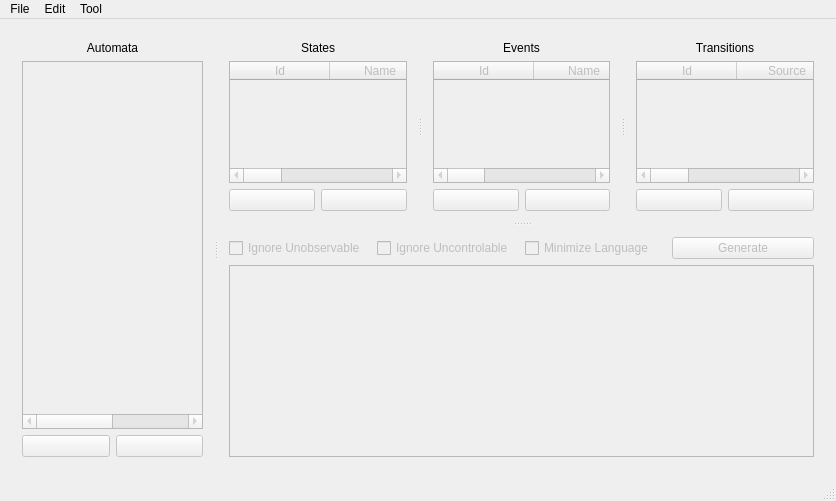
<?xml version="1.0" encoding="UTF-8"?>
<ui version="4.0">
 <class>MainWindow</class>
 <widget class="QMainWindow" name="MainWindow">
  <property name="geometry">
   <rect>
    <x>0</x>
    <y>0</y>
    <width>836</width>
    <height>501</height>
   </rect>
  </property>
  <property name="windowTitle">
   <string>Application</string>
  </property>
  <widget class="QWidget" name="centralWidget">
   <layout class="QHBoxLayout" name="horizontalLayout">
    <item>
     <widget class="QSplitter" name="splitter_3">
      <property name="orientation">
       <enum>Qt::Horizontal</enum>
      </property>
      <property name="childrenCollapsible">
       <bool>false</bool>
      </property>
      <widget class="QWidget" name="layoutWidget">
       <layout class="QVBoxLayout" name="verticalLayout">
        <item>
         <widget class="QLabel" name="label_2">
          <property name="text">
           <string>Automata</string>
          </property>
          <property name="alignment">
           <set>Qt::AlignCenter</set>
          </property>
         </widget>
        </item>
        <item>
         <widget class="QTableWidget" name="Automatons_list">
          <property name="enabled">
           <bool>false</bool>
          </property>
          <property name="sizePolicy">
           <sizepolicy hsizetype="Expanding" vsizetype="Expanding">
            <horstretch>0</horstretch>
            <verstretch>0</verstretch>
           </sizepolicy>
          </property>
          <property name="editTriggers">
           <set>QAbstractItemView::DoubleClicked</set>
          </property>
          <attribute name="horizontalHeaderVisible">
           <bool>false</bool>
          </attribute>
          <attribute name="verticalHeaderVisible">
           <bool>false</bool>
          </attribute>
          <column>
           <property name="text">
            <string>Id</string>
           </property>
          </column>
          <column>
           <property name="text">
            <string>Name</string>
           </property>
          </column>
         </widget>
        </item>
        <item>
         <layout class="QHBoxLayout" name="horizontalLayout_6">
          <item>
           <widget class="QPushButton" name="addAutomaton_button">
            <property name="enabled">
             <bool>false</bool>
            </property>
            <property name="text">
             <string/>
            </property>
            <property name="icon">
             <iconset resource="ressources.qrc">
              <normaloff>:/icons/iconfinder_icon-plus-round_211877.png</normaloff>:/icons/iconfinder_icon-plus-round_211877.png</iconset>
            </property>
           </widget>
          </item>
          <item>
           <widget class="QPushButton" name="deleteAutomaton_button">
            <property name="enabled">
             <bool>false</bool>
            </property>
            <property name="text">
             <string/>
            </property>
            <property name="icon">
             <iconset resource="ressources.qrc">
              <normaloff>:/icons/iconfinder_icon-minus-round_211863.png</normaloff>:/icons/iconfinder_icon-minus-round_211863.png</iconset>
            </property>
           </widget>
          </item>
         </layout>
        </item>
       </layout>
      </widget>
      <widget class="QSplitter" name="splitter_2">
       <property name="orientation">
        <enum>Qt::Vertical</enum>
       </property>
       <property name="childrenCollapsible">
        <bool>false</bool>
       </property>
       <widget class="QSplitter" name="splitter">
        <property name="sizePolicy">
         <sizepolicy hsizetype="Expanding" vsizetype="Expanding">
          <horstretch>0</horstretch>
          <verstretch>2</verstretch>
         </sizepolicy>
        </property>
        <property name="orientation">
         <enum>Qt::Horizontal</enum>
        </property>
        <property name="childrenCollapsible">
         <bool>false</bool>
        </property>
        <widget class="QWidget" name="layoutWidget">
         <layout class="QVBoxLayout" name="verticalLayout_4">
          <item>
           <widget class="QLabel" name="label_4">
            <property name="text">
             <string>States</string>
            </property>
            <property name="alignment">
             <set>Qt::AlignCenter</set>
            </property>
           </widget>
          </item>
          <item>
           <widget class="QTableWidget" name="States_list">
            <property name="enabled">
             <bool>false</bool>
            </property>
            <property name="editTriggers">
             <set>QAbstractItemView::DoubleClicked</set>
            </property>
            <property name="sortingEnabled">
             <bool>true</bool>
            </property>
            <attribute name="verticalHeaderVisible">
             <bool>false</bool>
            </attribute>
            <column>
             <property name="text">
              <string>Id</string>
             </property>
            </column>
            <column>
             <property name="text">
              <string>Name</string>
             </property>
            </column>
            <column>
             <property name="text">
              <string>Initial</string>
             </property>
             <property name="textAlignment">
              <set>AlignCenter</set>
             </property>
            </column>
            <column>
             <property name="text">
              <string>Accepting</string>
             </property>
             <property name="textAlignment">
              <set>AlignCenter</set>
             </property>
            </column>
           </widget>
          </item>
          <item>
           <layout class="QHBoxLayout" name="horizontalLayout_3">
            <item>
             <widget class="QPushButton" name="addState_button">
              <property name="enabled">
               <bool>false</bool>
              </property>
              <property name="text">
               <string/>
              </property>
              <property name="icon">
               <iconset resource="ressources.qrc">
                <normaloff>:/icons/iconfinder_icon-plus-round_211877.png</normaloff>:/icons/iconfinder_icon-plus-round_211877.png</iconset>
              </property>
             </widget>
            </item>
            <item>
             <widget class="QPushButton" name="deleteState_button">
              <property name="enabled">
               <bool>false</bool>
              </property>
              <property name="text">
               <string/>
              </property>
              <property name="icon">
               <iconset resource="ressources.qrc">
                <normaloff>:/icons/iconfinder_icon-minus-round_211863.png</normaloff>:/icons/iconfinder_icon-minus-round_211863.png</iconset>
              </property>
             </widget>
            </item>
           </layout>
          </item>
         </layout>
        </widget>
        <widget class="QWidget" name="layoutWidget">
         <layout class="QVBoxLayout" name="verticalLayout_5">
          <item>
           <widget class="QLabel" name="label_5">
            <property name="text">
             <string>Events</string>
            </property>
            <property name="alignment">
             <set>Qt::AlignCenter</set>
            </property>
           </widget>
          </item>
          <item>
           <widget class="QTableWidget" name="Events_list">
            <property name="enabled">
             <bool>false</bool>
            </property>
            <property name="editTriggers">
             <set>QAbstractItemView::DoubleClicked</set>
            </property>
            <property name="sortingEnabled">
             <bool>true</bool>
            </property>
            <attribute name="verticalHeaderVisible">
             <bool>false</bool>
            </attribute>
            <column>
             <property name="text">
              <string>Id</string>
             </property>
            </column>
            <column>
             <property name="text">
              <string>Name</string>
             </property>
            </column>
            <column>
             <property name="text">
              <string>Unobservable</string>
             </property>
             <property name="textAlignment">
              <set>AlignCenter</set>
             </property>
            </column>
            <column>
             <property name="text">
              <string>Uncontrolable</string>
             </property>
             <property name="textAlignment">
              <set>AlignCenter</set>
             </property>
            </column>
           </widget>
          </item>
          <item>
           <layout class="QHBoxLayout" name="horizontalLayout_4">
            <item>
             <widget class="QPushButton" name="addEvent_button">
              <property name="enabled">
               <bool>false</bool>
              </property>
              <property name="text">
               <string/>
              </property>
              <property name="icon">
               <iconset resource="ressources.qrc">
                <normaloff>:/icons/iconfinder_icon-plus-round_211877.png</normaloff>:/icons/iconfinder_icon-plus-round_211877.png</iconset>
              </property>
             </widget>
            </item>
            <item>
             <widget class="QPushButton" name="deleteEvent_button">
              <property name="enabled">
               <bool>false</bool>
              </property>
              <property name="text">
               <string/>
              </property>
              <property name="icon">
               <iconset resource="ressources.qrc">
                <normaloff>:/icons/iconfinder_icon-minus-round_211863.png</normaloff>:/icons/iconfinder_icon-minus-round_211863.png</iconset>
              </property>
             </widget>
            </item>
           </layout>
          </item>
         </layout>
        </widget>
        <widget class="QWidget" name="layoutWidget">
         <layout class="QVBoxLayout" name="verticalLayout_3">
          <item>
           <widget class="QLabel" name="label_3">
            <property name="text">
             <string>Transitions</string>
            </property>
            <property name="alignment">
             <set>Qt::AlignCenter</set>
            </property>
           </widget>
          </item>
          <item>
           <widget class="QTableWidget" name="Transitions_list">
            <property name="enabled">
             <bool>false</bool>
            </property>
            <property name="editTriggers">
             <set>QAbstractItemView::DoubleClicked</set>
            </property>
            <property name="sortingEnabled">
             <bool>true</bool>
            </property>
            <attribute name="verticalHeaderVisible">
             <bool>false</bool>
            </attribute>
            <column>
             <property name="text">
              <string>Id</string>
             </property>
            </column>
            <column>
             <property name="text">
              <string>Source</string>
             </property>
            </column>
            <column>
             <property name="text">
              <string>Dest</string>
             </property>
            </column>
            <column>
             <property name="text">
              <string>Event</string>
             </property>
            </column>
           </widget>
          </item>
          <item>
           <layout class="QHBoxLayout" name="horizontalLayout_5">
            <item>
             <widget class="QPushButton" name="addTransition_button">
              <property name="enabled">
               <bool>false</bool>
              </property>
              <property name="text">
               <string/>
              </property>
              <property name="icon">
               <iconset resource="ressources.qrc">
                <normaloff>:/icons/iconfinder_icon-plus-round_211877.png</normaloff>:/icons/iconfinder_icon-plus-round_211877.png</iconset>
              </property>
             </widget>
            </item>
            <item>
             <widget class="QPushButton" name="deleteTransition_button">
              <property name="enabled">
               <bool>false</bool>
              </property>
              <property name="text">
               <string/>
              </property>
              <property name="icon">
               <iconset resource="ressources.qrc">
                <normaloff>:/icons/iconfinder_icon-minus-round_211863.png</normaloff>:/icons/iconfinder_icon-minus-round_211863.png</iconset>
              </property>
             </widget>
            </item>
           </layout>
          </item>
         </layout>
        </widget>
       </widget>
       <widget class="QWidget" name="layoutWidget">
        <layout class="QVBoxLayout" name="verticalLayout_6" stretch="0,0">
         <item>
          <layout class="QHBoxLayout" name="horizontalLayout_2">
           <item>
            <widget class="QCheckBox" name="Ignore_Unobservable_check">
             <property name="enabled">
              <bool>false</bool>
             </property>
             <property name="text">
              <string>Ignore Unobservable</string>
             </property>
            </widget>
           </item>
           <item>
            <widget class="QCheckBox" name="Ignore_Uncontrolable_check">
             <property name="enabled">
              <bool>false</bool>
             </property>
             <property name="text">
              <string>Ignore Uncontrolable</string>
             </property>
            </widget>
           </item>
           <item>
            <widget class="QCheckBox" name="Minimize_Language_check">
             <property name="enabled">
              <bool>false</bool>
             </property>
             <property name="text">
              <string>Minimize Language</string>
             </property>
            </widget>
           </item>
           <item>
            <widget class="QPushButton" name="Generate_Button">
             <property name="enabled">
              <bool>false</bool>
             </property>
             <property name="text">
              <string>Generate</string>
             </property>
            </widget>
           </item>
          </layout>
         </item>
         <item>
          <widget class="QPlainTextEdit" name="Generated_Regular_Language">
           <property name="enabled">
            <bool>false</bool>
           </property>
           <property name="textInteractionFlags">
            <set>Qt::TextSelectableByKeyboard|Qt::TextSelectableByMouse</set>
           </property>
          </widget>
         </item>
        </layout>
       </widget>
      </widget>
     </widget>
    </item>
   </layout>
  </widget>
  <widget class="QMenuBar" name="menuBar">
   <property name="geometry">
    <rect>
     <x>0</x>
     <y>0</y>
     <width>836</width>
     <height>20</height>
    </rect>
   </property>
   <widget class="QMenu" name="menuFichier">
    <property name="title">
     <string>File</string>
    </property>
    <widget class="QMenu" name="menuOpen_Import">
     <property name="title">
      <string>Open/Import</string>
     </property>
     <addaction name="actionImportSupremica"/>
     <addaction name="actionImportSedma"/>
     <addaction name="actionImportDESUMA"/>
    </widget>
    <widget class="QMenu" name="menuExport">
     <property name="enabled">
      <bool>false</bool>
     </property>
     <property name="title">
      <string>Export</string>
     </property>
     <addaction name="actionExportSupremica"/>
     <addaction name="actionExportSedma"/>
     <addaction name="actionExportDESUMA"/>
    </widget>
    <addaction name="actionNew"/>
    <addaction name="menuOpen_Import"/>
    <addaction name="menuExport"/>
    <addaction name="actionSaveAutomaton"/>
    <addaction name="actionSave_automatons_as"/>
    <addaction name="actionSaveRL"/>
    <addaction name="actionSaveRL_as"/>
    <addaction name="actionClose"/>
    <addaction name="separator"/>
    <addaction name="actionExit"/>
   </widget>
   <widget class="QMenu" name="menuEdit">
    <property name="title">
     <string>Edit</string>
    </property>
    <widget class="QMenu" name="menuAdd">
     <property name="enabled">
      <bool>false</bool>
     </property>
     <property name="title">
      <string>Add...</string>
     </property>
     <addaction name="actionAutomatonCreate"/>
     <addaction name="actionStateCreate"/>
     <addaction name="actionEventCreate"/>
     <addaction name="actionTransitionCreate"/>
    </widget>
    <widget class="QMenu" name="menuDelete">
     <property name="enabled">
      <bool>false</bool>
     </property>
     <property name="title">
      <string>Delete...</string>
     </property>
     <addaction name="actionAutomatonDelete"/>
     <addaction name="actionStateDelete"/>
     <addaction name="actionEventDelete"/>
     <addaction name="actionTransitionDelete"/>
    </widget>
    <addaction name="menuAdd"/>
    <addaction name="menuDelete"/>
   </widget>
   <widget class="QMenu" name="menuTool">
    <property name="title">
     <string>Tool</string>
    </property>
    <widget class="QMenu" name="menuConversion_method">
     <property name="enabled">
      <bool>false</bool>
     </property>
     <property name="title">
      <string>Conversion method</string>
     </property>
     <addaction name="actionBrzozowski"/>
     <addaction name="actionBrzozowski_V2"/>
     <addaction name="actionReverse_Brzozowski"/>
     <addaction name="actionTransitive_closure"/>
    </widget>
    <addaction name="actionGenerate_all_languages"/>
    <addaction name="actionAvoid_language_ambiguity"/>
    <addaction name="menuConversion_method"/>
   </widget>
   <addaction name="menuFichier"/>
   <addaction name="menuEdit"/>
   <addaction name="menuTool"/>
  </widget>
  <widget class="QStatusBar" name="statusBar"/>
  <action name="actionNew">
   <property name="enabled">
    <bool>false</bool>
   </property>
   <property name="text">
    <string>New</string>
   </property>
   <property name="toolTip">
    <string>Create new automaton group</string>
   </property>
   <property name="shortcut">
    <string>Ctrl+N</string>
   </property>
  </action>
  <action name="actionSaveAutomaton">
   <property name="enabled">
    <bool>false</bool>
   </property>
   <property name="text">
    <string>Save automata</string>
   </property>
   <property name="toolTip">
    <string>Save automaton</string>
   </property>
   <property name="shortcut">
    <string>Ctrl+S</string>
   </property>
  </action>
  <action name="actionSaveRL">
   <property name="enabled">
    <bool>false</bool>
   </property>
   <property name="text">
    <string>Save language</string>
   </property>
   <property name="toolTip">
    <string>Save generated regular language</string>
   </property>
  </action>
  <action name="actionClose">
   <property name="enabled">
    <bool>false</bool>
   </property>
   <property name="text">
    <string>Close</string>
   </property>
   <property name="toolTip">
    <string>Close current automaton group</string>
   </property>
  </action>
  <action name="actionExit">
   <property name="text">
    <string>Exit</string>
   </property>
   <property name="toolTip">
    <string>Exit application</string>
   </property>
   <property name="shortcut">
    <string>Ctrl+Q</string>
   </property>
  </action>
  <action name="actionGenerate_all_languages">
   <property name="enabled">
    <bool>false</bool>
   </property>
   <property name="text">
    <string>Generate all languages</string>
   </property>
  </action>
  <action name="actionStateCreate">
   <property name="enabled">
    <bool>false</bool>
   </property>
   <property name="text">
    <string>State</string>
   </property>
   <property name="toolTip">
    <string>Create a State</string>
   </property>
  </action>
  <action name="actionEventCreate">
   <property name="enabled">
    <bool>false</bool>
   </property>
   <property name="text">
    <string>Event</string>
   </property>
   <property name="toolTip">
    <string>Create an Event</string>
   </property>
  </action>
  <action name="actionTransitionCreate">
   <property name="enabled">
    <bool>false</bool>
   </property>
   <property name="text">
    <string>Transition</string>
   </property>
   <property name="toolTip">
    <string>Create a Transition</string>
   </property>
  </action>
  <action name="actionAutomatonCreate">
   <property name="enabled">
    <bool>false</bool>
   </property>
   <property name="text">
    <string>Automaton</string>
   </property>
   <property name="toolTip">
    <string>Create an Automaton</string>
   </property>
  </action>
  <action name="actionAutomatonDelete">
   <property name="enabled">
    <bool>false</bool>
   </property>
   <property name="text">
    <string>Automaton</string>
   </property>
   <property name="toolTip">
    <string>Delete an Automaton</string>
   </property>
  </action>
  <action name="actionStateDelete">
   <property name="enabled">
    <bool>false</bool>
   </property>
   <property name="text">
    <string>State</string>
   </property>
   <property name="toolTip">
    <string>Delete a State</string>
   </property>
  </action>
  <action name="actionEventDelete">
   <property name="enabled">
    <bool>false</bool>
   </property>
   <property name="text">
    <string>Event</string>
   </property>
   <property name="toolTip">
    <string>Delete an Event</string>
   </property>
  </action>
  <action name="actionTransitionDelete">
   <property name="enabled">
    <bool>false</bool>
   </property>
   <property name="text">
    <string>Transition</string>
   </property>
   <property name="toolTip">
    <string>Delete a Transition</string>
   </property>
  </action>
  <action name="actionAvoid_language_ambiguity">
   <property name="checkable">
    <bool>true</bool>
   </property>
   <property name="enabled">
    <bool>false</bool>
   </property>
   <property name="text">
    <string>Avoid language ambiguity</string>
   </property>
  </action>
  <action name="actionBrzozowski">
   <property name="checkable">
    <bool>true</bool>
   </property>
   <property name="checked">
    <bool>true</bool>
   </property>
   <property name="text">
    <string>Brzozowski</string>
   </property>
  </action>
  <action name="actionBrzozowski_V2">
   <property name="checkable">
    <bool>true</bool>
   </property>
   <property name="text">
    <string>Brzozowski V2</string>
   </property>
  </action>
  <action name="actionReverse_Brzozowski">
   <property name="checkable">
    <bool>true</bool>
   </property>
   <property name="text">
    <string>Reverse Brzozowski</string>
   </property>
  </action>
  <action name="actionImportSupremica">
   <property name="text">
    <string>Supremica</string>
   </property>
  </action>
  <action name="actionImportSedma">
   <property name="text">
    <string>SEDMA</string>
   </property>
  </action>
  <action name="actionExportSupremica">
   <property name="text">
    <string>Supremica</string>
   </property>
  </action>
  <action name="actionExportSedma">
   <property name="text">
    <string>SEDMA</string>
   </property>
  </action>
  <action name="actionSave_automatons_as">
   <property name="enabled">
    <bool>false</bool>
   </property>
   <property name="text">
    <string>Save automata as...</string>
   </property>
  </action>
  <action name="actionSaveRL_as">
   <property name="enabled">
    <bool>false</bool>
   </property>
   <property name="text">
    <string>Save language as...</string>
   </property>
  </action>
  <action name="actionHelp">
   <property name="text">
    <string>Help</string>
   </property>
  </action>
  <action name="actionImportDESUMA">
   <property name="text">
    <string>DESUMA</string>
   </property>
  </action>
  <action name="actionExportDESUMA">
   <property name="enabled">
    <bool>true</bool>
   </property>
   <property name="text">
    <string>DESUMA</string>
   </property>
  </action>
  <action name="actionTransitive_closure">
   <property name="checkable">
    <bool>true</bool>
   </property>
   <property name="enabled">
    <bool>false</bool>
   </property>
   <property name="text">
    <string>Transitive closure</string>
   </property>
  </action>
 </widget>
 <layoutdefault spacing="6" margin="11"/>
 <resources>
  <include location="ressources.qrc"/>
 </resources>
 <connections>
  <connection>
   <sender>actionExit</sender>
   <signal>triggered()</signal>
   <receiver>MainWindow</receiver>
   <slot>close()</slot>
   <hints>
    <hint type="sourcelabel">
     <x>-1</x>
     <y>-1</y>
    </hint>
    <hint type="destinationlabel">
     <x>417</x>
     <y>250</y>
    </hint>
   </hints>
  </connection>
  <connection>
   <sender>addState_button</sender>
   <signal>clicked()</signal>
   <receiver>actionStateCreate</receiver>
   <slot>trigger()</slot>
   <hints>
    <hint type="sourcelabel">
     <x>266</x>
     <y>228</y>
    </hint>
    <hint type="destinationlabel">
     <x>-1</x>
     <y>-1</y>
    </hint>
   </hints>
  </connection>
  <connection>
   <sender>addEvent_button</sender>
   <signal>clicked()</signal>
   <receiver>actionEventCreate</receiver>
   <slot>trigger()</slot>
   <hints>
    <hint type="sourcelabel">
     <x>471</x>
     <y>228</y>
    </hint>
    <hint type="destinationlabel">
     <x>-1</x>
     <y>-1</y>
    </hint>
   </hints>
  </connection>
  <connection>
   <sender>addTransition_button</sender>
   <signal>clicked()</signal>
   <receiver>actionTransitionCreate</receiver>
   <slot>trigger()</slot>
   <hints>
    <hint type="sourcelabel">
     <x>675</x>
     <y>228</y>
    </hint>
    <hint type="destinationlabel">
     <x>-1</x>
     <y>-1</y>
    </hint>
   </hints>
  </connection>
  <connection>
   <sender>addAutomaton_button</sender>
   <signal>clicked()</signal>
   <receiver>actionAutomatonCreate</receiver>
   <slot>trigger()</slot>
   <hints>
    <hint type="sourcelabel">
     <x>59</x>
     <y>455</y>
    </hint>
    <hint type="destinationlabel">
     <x>-1</x>
     <y>-1</y>
    </hint>
   </hints>
  </connection>
 </connections>
</ui>
